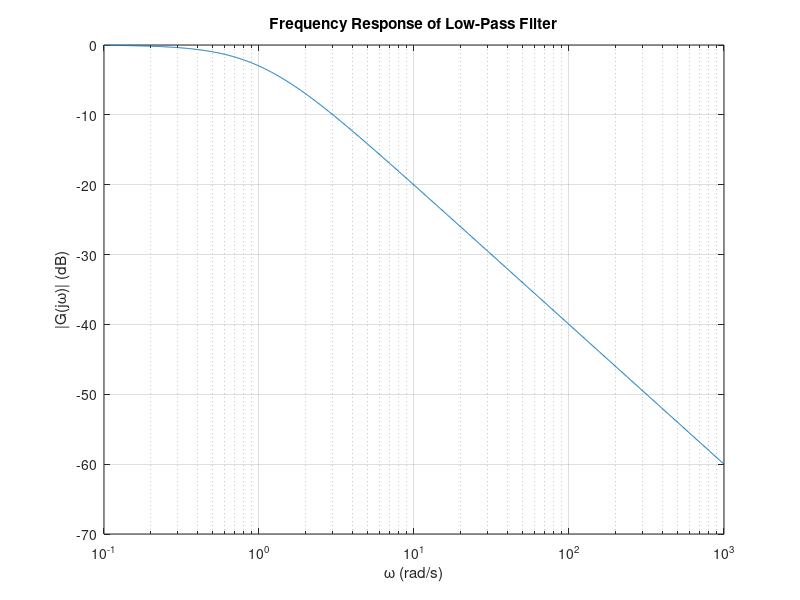

The MATLAB source for this figure:
omega = logspace(-1, 3, 1000); 

R = 1; 
C = 1; 

G_freq_response = 1 ./ sqrt(1 + (R*C*omega).^2);

figure;
semilogx(omega, 20*log10(G_freq_response)); 
title('Frequency Response of Low-Pass Filter');
xlabel('\omega (rad/s)');
ylabel('|G(j\omega)| (dB)');
grid on;

cutoff_frequency = 1/(R*C); 
disp(['Cutoff Frequency: ', num2str(cutoff_frequency),' rad/s']);